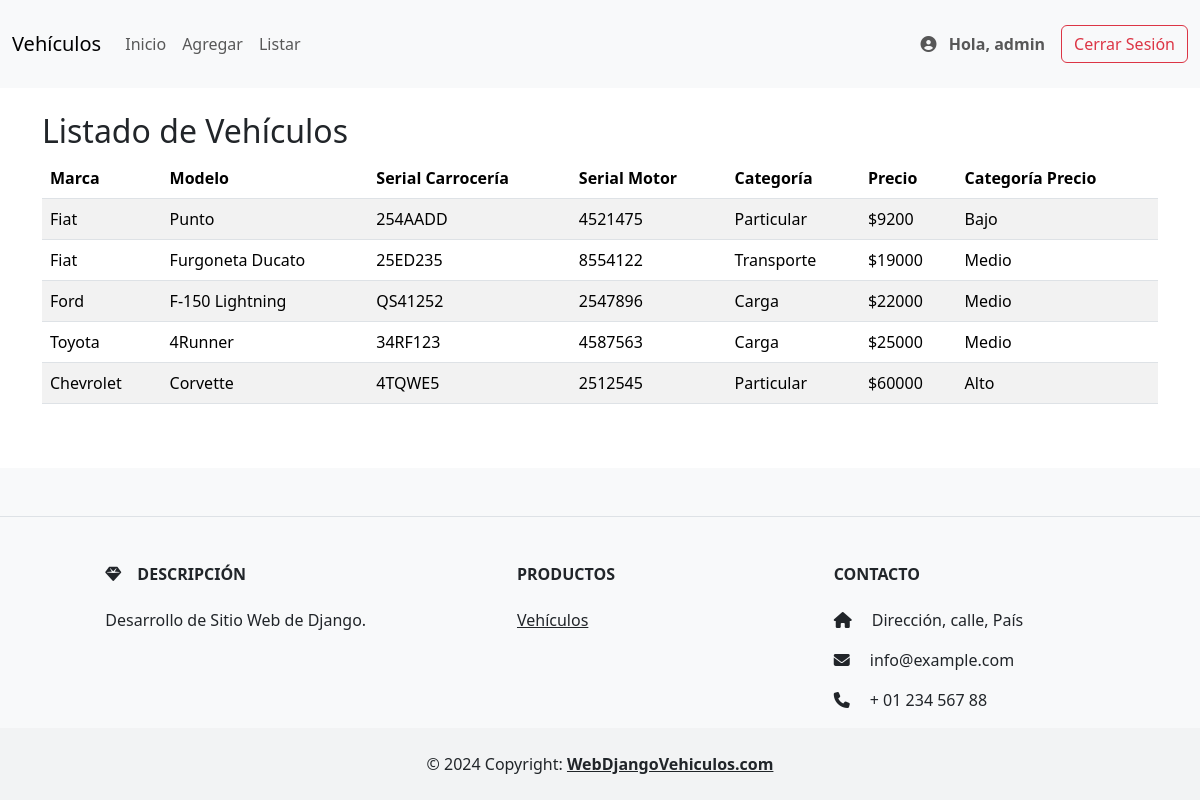
/vehiculo/listar/ (signed in), run on the app's committed database.
### vehiculo/models.py (models this page shows, shortened)
class Vehiculo(models.Model):
    marca = models.CharField(max_length=20)
    modelo = models.CharField(max_length=100)
    serial_carroceria = models.CharField(max_length=50)
    serial_motor = models.CharField(max_length=50)
    categoria = models.CharField(max_length=20)
    precio = models.IntegerField()
    fecha_creacion = models.DateTimeField(auto_now_add=True)
    fecha_modificacion = models.DateTimeField(auto_now=True)
    class Meta:
        permissions = [
            ('visualizar_catalogo', 'Puede visualizar el catálogo de vehículos'),
            ("add_vehiculomodel", "Puede agregar vehículos"),
        ]

### vehiculo/views.py (the view)
# urls.py: path('listar/', listar_vehiculos, name='listar_vehiculos'),
@login_required
@permission_required('vehiculo.visualizar_catalogo', raise_exception=True)
def listar_vehiculos(request):
    vehiculos = Vehiculo.objects.all()
    for vehiculo in vehiculos:
        if vehiculo.precio <= 10000:
            vehiculo.categoria_precio = 'Bajo'
        elif 10000 < vehiculo.precio <= 30000:
            vehiculo.categoria_precio = 'Medio'
        else:
            vehiculo.categoria_precio = 'Alto'
    return render(request, 'vehiculo/listar.html', {'vehiculos': vehiculos})

### vehiculo/templates/vehiculo/listar.html (shortened to what this page needs)
{% extends 'base.html' %} {% block title %}Listar Vehículos{% endblock %}
{%block content %}
<h2>Listado de Vehículos</h2>
<table class="table table-striped">
  <thead>
    <tr>
      <th>Marca</th>
      <th>Modelo</th>
      <th>Serial Carrocería</th>
      <th>Serial Motor</th>
      <th>Categoría</th>
      <th>Precio</th>
      <th>Categoría Precio</th>
    </tr>
  </thead>
  <tbody>
    {% for vehiculo in vehiculos %}
    <tr>
      <td>{{ vehiculo.marca }}</td>
      <td>{{ vehiculo.modelo }}</td>
      <td>{{ vehiculo.serial_carroceria }}</td>
      <td>{{ vehiculo.serial_motor }}</td>
      <td>{{ vehiculo.categoria }}</td>
      <td>${{ vehiculo.precio }}</td>
      <td>{{ vehiculo.categoria_precio }}</td>
    </tr>
    {% empty %}
    <tr>
      <td colspan="9">No hay vehículos registrados.</td>
    </tr>
    {% endfor %}
  </tbody>
</table>
{% endblock %}

### vehiculo/templates/base.html (shortened to what this page needs)
<!DOCTYPE html>
<html lang="es">
  <head>
    <link
      href="https://cdn.jsdelivr.net/npm/bootstrap@5.3.3/dist/css/bootstrap.min.css"
      rel="stylesheet"
    />
    <link
      rel="stylesheet"
      href="https://cdnjs.cloudflare.com/ajax/libs/font-awesome/6.5.2/css/all.min.css"
    />
    {% load static %}
    <link rel="stylesheet" href="{% static 'css/styles.css' %}" />
  </head>
  <body class="d-flex flex-column min-vh-100">
    <header>{% include 'navbar.html' %}</header>
    <div class="container mt-4">
      <main class="flex-fill">
        {% block content %}{% endblock %}
      </main>
    </div>
    <footer class="bg-light text-center text-lg-start mt-auto">
      {% include 'footer.html' %}
  </body>
</html>

### vehiculo/templates/navbar.html (shortened to what this page needs)
<nav class="navbar navbar-expand-lg navbar-light bg-light">
  <div class="container-fluid">
    <a class="navbar-brand" href="{% url 'index' %}">Vehículos</a>
    <div class="collapse navbar-collapse" id="navbarNav">
      <ul class="navbar-nav">
        <li class="nav-item">
          <a class="nav-link" href="{% url 'index' %}">Inicio</a>
        </li>
        {% if perms.vehiculo.add_vehiculomodel %}
        <li class="nav-item">
          <a class="nav-link" href="{% url 'agregar_vehiculo' %}"
            >Agregar</a
          >
        </li>
        {% endif %}
        {% if perms.vehiculo.visualizar_catalogo %}
        <li class="nav-item">
          <a class="nav-link" href="{% url 'listar_vehiculos' %}"
            >Listar</a
          >
        </li>
        {% endif %}
      </ul>
      <ul class="navbar-nav ms-auto">
        {% if user.is_authenticated %}
        <li class="nav-item d-flex align-items-center">
          <span class="navbar-text m-3">
            <i class="fas fa-user-circle me-2"></i>
            <strong>Hola, {{ user.username }}</strong>
          </span>
        </li>
        <li class="nav-item d-flex align-items-center">
          <form method="post" action="{% url 'logout' %}">
            <button type="submit" class="btn btn-outline-danger">
              Cerrar Sesión
            </button>
          </form>
        </li>
        {% endif %}
      </ul>
    </div>
  </div>
</nav>

### vehiculo/templates/footer.html
<section class="d-flex justify-content-center justify-content-lg-between p-4 border-bottom"></section>
<section class="">
    <div class="container text-center text-md-start mt-5">
        <div class="row mt-3">
            <div class="col-md-3 col-lg-4 col-xl-3 mx-auto mb-4">
                <h6 class="text-uppercase fw-bold mb-4">
                    <i class="fas fa-gem me-3 text-grayish"></i>Descripción
                </h6>
                <p>Desarrollo de Sitio Web de Django.</p>
            </div>
            <div class="col-md-2 col-lg-2 col-xl-2 mx-auto mb-4">
                <h6 class="text-uppercase fw-bold mb-4">Productos</h6>
                <p>
                    <a href="{% url 'index' %}" class="text-reset">Vehículos</a>
                </p>
            </div>
            <div class="col-md-4 col-lg-3 col-xl-3 mx-auto mb-md-0 mb-4">
                <h6 class="text-uppercase fw-bold mb-4">Contacto</h6>
                <p>
                    <i class="fas fa-home me-3 text-grayish"></i> Dirección, calle, País
                </p>
                <p>
                    <i class="fas fa-envelope me-3 text-grayish"></i>
                    info@example.com
                </p>
                <p><i class="fas fa-phone me-3 text-grayish"></i> + 01 234 567 88</p>
            </div>
        </div>
    </div>
</section>
  <div class="text-center p-4" style="background-color: rgba(0, 0, 0, 0.025)">
    © 2024 Copyright:
    <a class="text-reset fw-bold" href="http://localhost:8000"
      >WebDjangoVehiculos.com</a
    >
  </div>
</footer>

### data on the page
Vehiculo: marca "Fiat", modelo "Punto", serial_carroceria "254AADD", serial_motor "4521475", categoria "Particular", precio "9200", categoria_precio "Bajo"
Vehiculo: marca "Fiat", modelo "Furgoneta Ducato", serial_carroceria "25ED235", serial_motor "8554122", categoria "Transporte", precio "19000", categoria_precio "Medio"
Vehiculo: marca "Ford", modelo "F-150 Lightning", serial_carroceria "QS41252", serial_motor "2547896", categoria "Carga", precio "22000", categoria_precio "Medio"
Vehiculo: marca "Toyota", modelo "4Runner", serial_carroceria "34RF123", serial_motor "4587563", categoria "Carga", precio "25000", categoria_precio "Medio"
Vehiculo: marca "Chevrolet", modelo "Corvette", serial_carroceria "4TQWE5", serial_motor "2512545", categoria "Particular", precio "60000", categoria_precio "Alto"

### other printed values
{{ user.username }} "admin"
